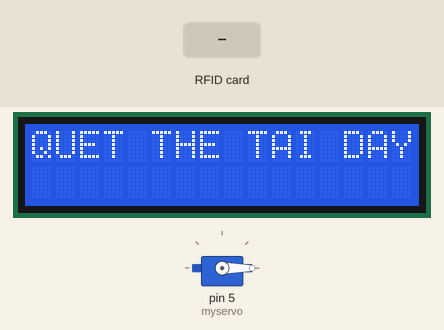
The sketch below on a simulated Arduino Uno, built with avr-gcc and run on an emulated ATmega328P. Shown: servo, 16×2 character LCD. The test bench sets the inputs (shaded band). What the sketch prints to the serial monitor is not drawn.

Above: at 3.2 s.
7.4 s: RFID card AB 6E A9 89 held to the reader
At 8.8 s:
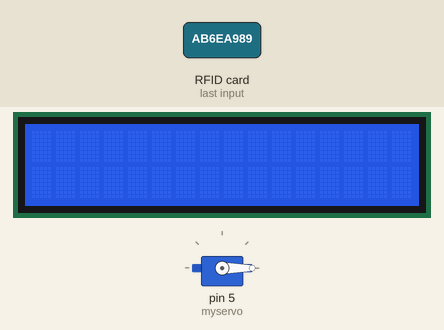
15.9 s: RFID card 5E 7A 19 C4 held to the reader
At 16.9 s:
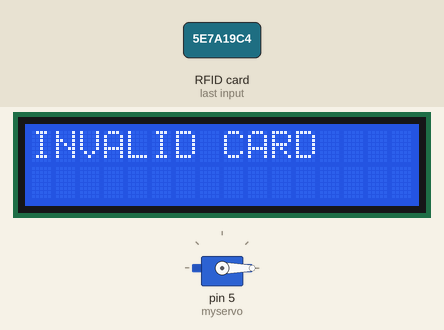
18.9 s: RFID card 5E 7A 19 C4 held to the reader
At 19.7 s:
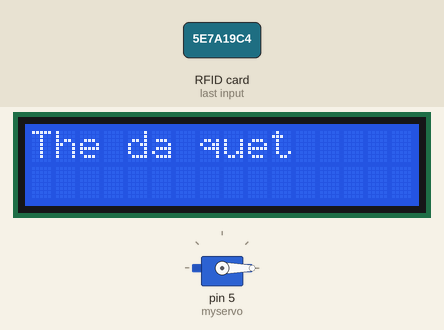
Timing chart, 0 to 21.9 s (numbered marks = the images above; inputs shaded):
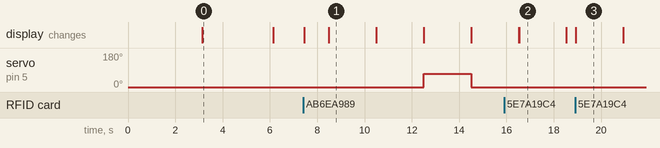

The sketch:

project.ino
```cpp
/*
 * RESET                9       RST
 * SPI          SDA     10      SDA
 * SPI          MOSI    11      MOSI
 * SPI          MISO    12      MISO
 * SPI          SCK     13      SCL
 * LCD - I2C
 * SCL                  A5
 * SDA                  A4
*/

#include <SPI.h>
#include <MFRC522.h>
#include <Wire.h>
#include <Servo.h>
#include <LiquidCrystal_I2C.h>

#define SS_PIN 10 //set chan chon chip cho RFID
#define RST_PIN 9 // chan reset cua RFID

LiquidCrystal_I2C lcd(0x3F,2,1,0,4,5,6,7,3,POSITIVE);   //khoi dong LCD voi module I2C
MFRC522 rfid(SS_PIN, RST_PIN);
Servo myservo;  //Tao bien myservo co kieu servo. Tuong tu typedef trong C
//unsigned long uidDEC, uidDECTemp; //hien thi UID duoi dang DEC

//Cac bien va mang can dung
byte nuidPICC[4];
byte knownTag[4] = {0xAB,0x6E,0xA9,0x89};
//  {0xB7,0xFA,0x4C,0x79}

MFRC522::MIFARE_Key key;
byte trailerBlock = 3;
byte buffer1[18];
byte buffer2[18];
byte buffer3[18];
boolean KNOW = true;
byte block;
char n[3];

void setup()
{
  for (byte i = 0; i < 6; i++)
  {
    key.keyByte[i] = 0xFF;
  }
  Serial.begin(9600);   //khoi dong giao tiep Serial voi toc do baud 9600
  SPI.begin(); // Khoi dong giao tiep SPI
  rfid.PCD_Init(); // Khoi dong module MFRC522
  myservo.attach(5);  // chan ket noi servo la chan 5
  myservo.write(0); //Goc cua dong co luc dau

  lcd.begin(16,2);
  lcd.backlight();
  lcd.setCursor(4,0);
  lcd.write("XIN CHAO");
  delay(3000);
  lcd.clear();
  lcd.setCursor(0,0);
  lcd.write("QUET THE TAI DAY");
  delay(3000);
  lcd.clear();
}

void loop()
{

  // Cho co the quet
  if ( ! rfid.PICC_IsNewCardPresent())
  {
    return;
  }
  if ( ! rfid.PICC_ReadCardSerial())
  {
    return;
  }

  // Kiem tra neu the duoc quet 2 lan
  if (rfid.uid.uidByte[0] != nuidPICC[0] ||
    rfid.uid.uidByte[1] != nuidPICC[1] ||
    rfid.uid.uidByte[2] != nuidPICC[2] ||
    rfid.uid.uidByte[3] != nuidPICC[3] )
    {
      //Store NUID into nuidPICC array
      for (byte i = 0; i < 4; i++)
      {
        nuidPICC[i] = rfid.uid.uidByte[i];
      }
    }
    else
    {
      lcd.setCursor(0,0);
      lcd.write("The da quet");
      delay(2000);
      lcd.clear();
      return 0;
    }

    // Doc du lieu tu cac block
    block = 1;
    readBlock(block,buffer1);
    block = 2;
    readBlock(block,buffer2);
    block = 4;
    readBlock(block,buffer3);

    for(int i = 0; i < 4; i++)
    {
      if (knownTag[i] != nuidPICC[i])
      {
        KNOW = false;
        lcd.setCursor(0,0);
        lcd.write("INVALID CARD");
        delay(2000);
        lcd.clear();
        return 0;
      }
      else
      {
        KNOW = true;
      }
    }

    lcd.setCursor(0,0);
    lcd.write("VALID CARD");
    delay(1000);
    lcd.clear();

    for(uint8_t i = 0; i < 2; i++)
      {
        if(buffer3[i] != 32)
        {
          n[i] = buffer3[i];
        }
      }
      if(n[1] != 48)
      {
        n[1] = n[1] - 1;
      }
      else
      {
        n[0] = n[0] - 1;
        n[1] = 57;
      }

      block = 4;
      writeBlock(block, n);

    if(KNOW)
    {
      lcd.setCursor(0,0);
      for (uint8_t a = 0; a < 16; a++)
      {
        lcd.write(buffer1[a]);
      }
      lcd.setCursor(0,1);
      for (uint8_t a = 0; a < 16; a++)
      {
        lcd.write(buffer2[a]);
      }
      delay(2000);
      lcd.clear();

      if (n[0] < 48)
      {
        lcd.setCursor(0,0);
        lcd.write("The het han");
        delay(2000);
        lcd.clear();
      }

        //Dieu khien dong co mo va dong cua
        myservo.write(70);
        delay(2000);
        myservo.write(0);

        //Xuat so lan quet con lai
        lcd.setCursor(0,0);
        lcd.write("So lan: ");
        lcd.setCursor(8,0);
        for (uint8_t a = 0; a < 2; a++)
        {
          lcd.write(n[a]);
        }
        delay(2000);
        lcd.clear();
    }

  // Cho lan quet the tiep theo
  rfid.PICC_HaltA();

  // Dung giai ma the
  rfid.PCD_StopCrypto1();
}

// Ham ghi du lieu
int writeBlock(int blockNumber, byte arrayAddress[])
{
  //kiem tra block can ghi khong phai là block trailer
  int largestModulo4Number=blockNumber/4*4;
  int trailerBlock=largestModulo4Number+3;
  if (blockNumber > 2 && (blockNumber+1)%4 == 0)
  {
    return 2;//tra ve nhu mot tin nhan loi
  }

  byte status = rfid.MIFARE_Write(blockNumber, arrayAddress, 16); // valueBlockA la khoi du lieu, ghi du lieu trong mang arrayAdress vao blockNumber va du lieu co 16 bytes
  //status = mfrc522.MIFARE_Write(9, value1Block, 16);
  if (status != MFRC522::STATUS_OK)
  {
    Serial.print("MIFARE_Write() failed: ");
    Serial.println(rfid.GetStatusCodeName(status));
    return 4;//return "4" as error message
  }
  Serial.println("block was written");
}

//Hàm đọc dữ liệu
int readBlock(int blockNumber, byte arrayAddress[])
{
  int largestModulo4Number=blockNumber/4*4; //CHIA LAY PHAN NGUYEN. VD: 5/4 = 1, 1*4 = 4, 4+3 = 7
  int trailerBlock=largestModulo4Number+3;//determine trailer block for the sector

  /*****************************************authentication of the desired block for access***********************************************************/
  byte status = rfid.PCD_Authenticate(MFRC522::PICC_CMD_MF_AUTH_KEY_A, trailerBlock, &key, &(rfid.uid));

  if (status != MFRC522::STATUS_OK)
  {
         Serial.print("PCD_Authenticate() failed (read): ");
         Serial.println(rfid.GetStatusCodeName(status));
         return 3;//return "3" as error message
  }

  byte buffersize = 18;//we need to define a variable with the read buffer size, since the MIFARE_Read method below needs a pointer to the variable that contains the size...
  status = rfid.MIFARE_Read(blockNumber, arrayAddress, &buffersize);//&buffersize is a pointer to the buffersize variable; MIFARE_Read requires a pointer instead of just a number
  if (status != MFRC522::STATUS_OK) {
          Serial.print("MIFARE_read() failed: ");
          Serial.println(rfid.GetStatusCodeName(status));
          return 4;//return "4" as error message
  }
  Serial.println("block was read");
}
```

Measured:
- after the input at 7.4 s, servo on pin 5 (myservo): 0° → 70° after 5.1 s, → 0° 2.0 s later; the display: first changes at once (image 1 shows a later state)
- after the input at 15.9 s, the display: first differs from a run without the input after 0.63 s (image 2)
- after the input at 18.9 s, the display: changes at once (image 3)
- what the display in image 0 shows lasts 3.0 s, from 3.1 s to 6.1 s
- what the display in image 1 shows lasts 2.0 s, from 8.5 s to 10.5 s
